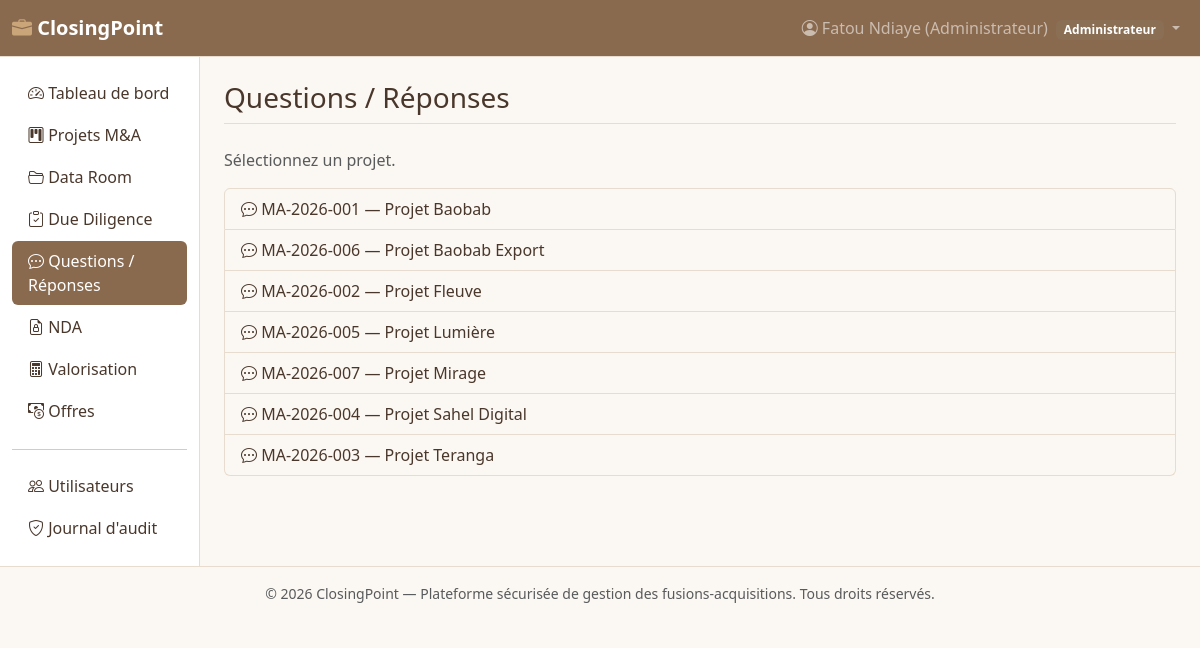
/modules/qa/list.php (signed in), run on the app's committed database.
### tables this page shows
CREATE TABLE ma_projects (
    id INT AUTO_INCREMENT PRIMARY KEY,
    code_projet VARCHAR(20) NOT NULL UNIQUE,
    nom_projet VARCHAR(180) NOT NULL,
    societe_cible VARCHAR(180) NOT NULL,
    societe_acquereur VARCHAR(180) NOT NULL,
    secteur VARCHAR(100) DEFAULT NULL,
    statut ENUM('prospection','nda_signe','due_diligence','negociation','closing','abandonne') NOT NULL DEFAULT 'prospection',
    valeur_estimee DECIMAL(18,2) DEFAULT NULL,
    devise VARCHAR(10) NOT NULL DEFAULT 'FCFA',
    date_debut DATE DEFAULT NULL,
    date_cible_closing DATE DEFAULT NULL,
    description TEXT,
    created_by INT NOT NULL,
    created_at DATETIME NOT NULL DEFAULT CURRENT_TIMESTAMP,
    updated_at DATETIME NOT NULL DEFAULT CURRENT_TIMESTAMP ON UPDATE CURRENT_TIMESTAMP,
    CONSTRAINT fk_proj_creator FOREIGN KEY (created_by) REFERENCES users(id) ON DELETE RESTRICT
);

### includes/security.php (called while the page is built, shortened)
<?php
function e(?string $value): string
{
    return htmlspecialchars($value ?? '', ENT_QUOTES, 'UTF-8');
}

### modules/qa/list.php (the view, shortened to what this page needs)
<?php
require_once __DIR__ . '/../../includes/bootstrap.php';
$user = requireLogin();
$projectId = (int)($_GET['project_id'] ?? 0);
if (!$projectId) {
    if (in_array($user['role'], ['admin', 'conseiller'], true)) {
        $projects = $pdo->query('SELECT * FROM ma_projects ORDER BY nom_projet')->fetchAll();
    } else {
        $stmt = $pdo->prepare('SELECT p.* FROM ma_projects p JOIN project_team pt ON pt.project_id = p.id WHERE pt.user_id = :u ORDER BY p.nom_projet');
        $stmt->execute([':u' => $user['id']]);
        $projects = $stmt->fetchAll();
    }
    require __DIR__ . '/../../includes/header.php';
    ?>
    <p class="text-muted">Sélectionnez un projet.</p>
    <div class="list-group">
      <?php foreach ($projects as $p): ?>
        <a href="list.php?project_id=<?= (int)$p['id'] ?>" class="list-group-item list-group-item-action"><i class="bi bi-chat-dots"></i> <?= e($p['code_projet']) ?> — <?= e($p['nom_projet']) ?></a>
      <?php endforeach; ?>
    </div>
    <?php require __DIR__ . '/../../includes/footer.php'; exit; ?>
<?php }
require __DIR__ . '/../../includes/header.php';
?>
<?php require __DIR__ . '/../../includes/footer.php'; ?>

### public/assets/css/style.css (style rules this page uses)
:root { --cp-nude: #F5EDE4; --cp-camel: #C9A579; --cp-camel-dark: #B08D63; --cp-brown: #8A6A4E; --cp-brown-dark: #6E4A33; --cp-text: #4A372B; --bs-body-bg: #FBF7F2; --bs-body-color: var(--cp-text); --bs-primary: var(--cp-brown); --bs-primary-rgb: 138, 106, 78; --bs-primary-bg-subtle: var(--cp-nude); --bs-primary-border-subtle: #D9BFA0; --bs-primary-text-emphasis: var(--cp-brown-dark); --bs-secondary: #8A6F55; --bs-secondary-rgb: 138, 111, 85; --bs-dark: var(--cp-brown); --bs-dark-rgb: 138, 106, 78; --bs-border-color: #E7DCCD; --bs-link-color: var(--cp-brown); --bs-link-color-rgb: 138, 106, 78; --bs-link-hover-color: var(--cp-brown-dark); --bs-link-hover-color-rgb: 110, 74, 51; }
body { background-color: var(--bs-body-bg); }

### data on the page
ma_projects: code_projet "MA-2026-001", nom_projet "Projet Baobab"
ma_projects: code_projet "MA-2026-006", nom_projet "Projet Baobab Export"
ma_projects: code_projet "MA-2026-002", nom_projet "Projet Fleuve"
ma_projects: code_projet "MA-2026-005", nom_projet "Projet Lumière"
ma_projects: code_projet "MA-2026-007", nom_projet "Projet Mirage"
ma_projects: code_projet "MA-2026-004", nom_projet "Projet Sahel Digital"
ma_projects: code_projet "MA-2026-003", nom_projet "Projet Teranga"

### other printed values
SITE_NAME "ClosingPoint"
$user['full_name'] "Fatou Ndiaye (Administrateur)"
roleLabel($user['role']) "Administrateur"
$label "Tableau de bord Projets M&A Data Room Due Diligence Questions / Réponses NDA Valorisation Offres Utilisateurs Journal d'audit"
$pageTitle "Questions / Réponses"
